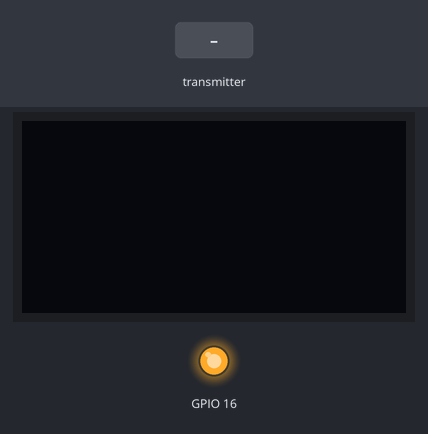
Recording of a sketch running on a simulated ESP32. On the bench: 128×64 one-colour display, output pins drawn as LEDs (lit = HIGH). The inputs (shaded band) are chosen by the test bench.

Above: at 1.2 s.
1.3 s: the transmitter starts sending temp = 0
At 2.5 s:
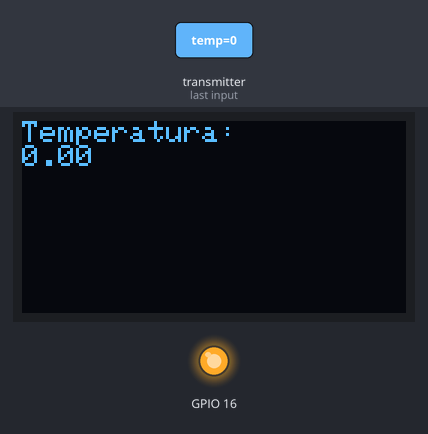
2.8 s: the transmitter starts sending temp = 25
At 3.7 s:
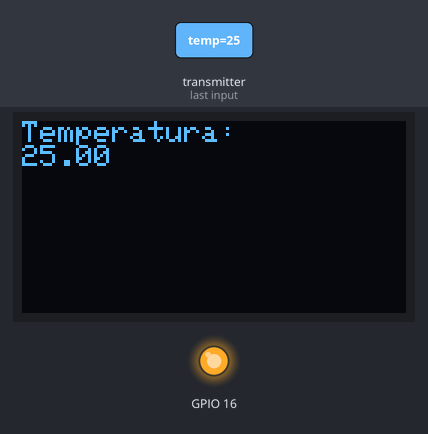
4.3 s: the transmitter starts sending temp = 50
At 4.8 s:
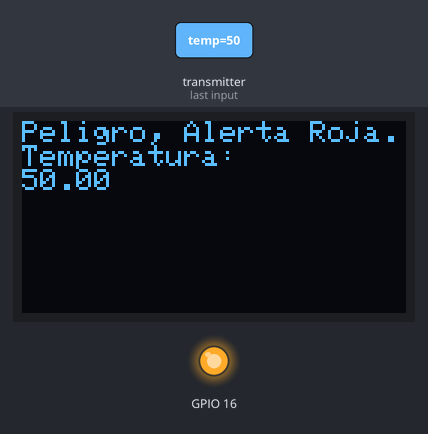
Timing chart, 0 to 7.3 s (numbered marks = the images above; inputs shaded):
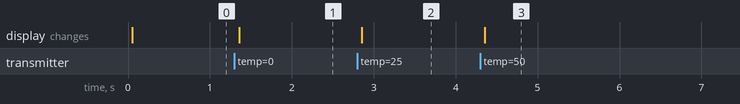

The sketch:

Codigo_Esclavo_Receiver_1.ino
```cpp
// (licence header left out)
#include <esp_now.h>
#include <WiFi.h>
#include <Wire.h>
#include <Adafruit_GFX.h>
#include <Adafruit_SSD1306.h>

#define SCREEN_WIDTH 128
#define SCREEN_HEIGHT 64
#define OLED_RESET 16
#define SCREEN_ADDRESS 0x3C

Adafruit_SSD1306 display(SCREEN_WIDTH, SCREEN_HEIGHT, &Wire, OLED_RESET);

typedef struct mensaje{
  float temp;
}mensaje;

mensaje datos;


// Función callback que se ejecutará cuando se reciban los datos
void datosrecv(const esp_now_recv_info_t *info, const uint8_t *incomingData, int len) {
  memcpy(&datos, incomingData, sizeof(datos));
  if(datos.temp < 30){

  display.clearDisplay();
  display.setCursor(0,0);
  display.println("Temperatura: ");
  display.println(datos.temp);
  display.display();

  }else if(datos.temp < 35){

  display.clearDisplay();
  display.setCursor(0,0);
  display.println("Alerta, Subida de temperatura.");
  display.println("Temperatura: ");
  display.println(datos.temp);
  display.display();

  }else{

  display.clearDisplay();
  display.setCursor(0,0);
  display.println("Peligro, Alerta Roja.");
  display.println("Temperatura: ");
  display.println(datos.temp);
  display.display();

  }}

void setup() {
  Serial.begin(115200);
  Wire.begin(4, 15);   // SDA, SCL
  pinMode(16, OUTPUT);
  digitalWrite(16, LOW);
  delay(50);
  digitalWrite(16, HIGH);

  if(!display.begin(SSD1306_SWITCHCAPVCC, SCREEN_ADDRESS)) {
    Serial.println("SSD1306 falló");
    while(true);
  }
  display.clearDisplay();
  display.setTextSize(1);
  display.setTextColor(SSD1306_WHITE);
  display.setCursor(0,0);

  WiFi.mode(WIFI_STA);


  if (esp_now_init() != ESP_OK) {
    display.println("Error initializing ESP-NOW");
    display.display();
    return;
  }

  // Registrar el callback de recepción
  esp_now_register_recv_cb(datosrecv);

}

void loop() {

}
```

Measured:
- after the input at 1.3 s, the display: changes after 0.06 s (image 1)
- after the input at 2.8 s, the display: changes after 0.06 s (image 2)
- after the input at 4.3 s, the display: changes after 0.06 s (image 3)
